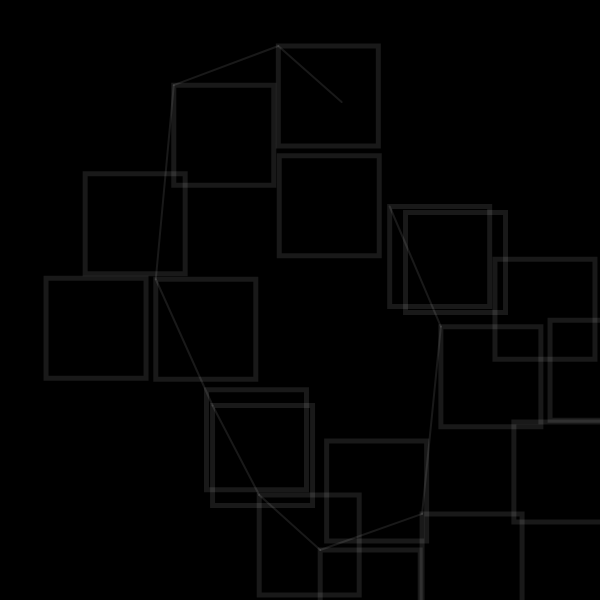
Frame 1 (no input)
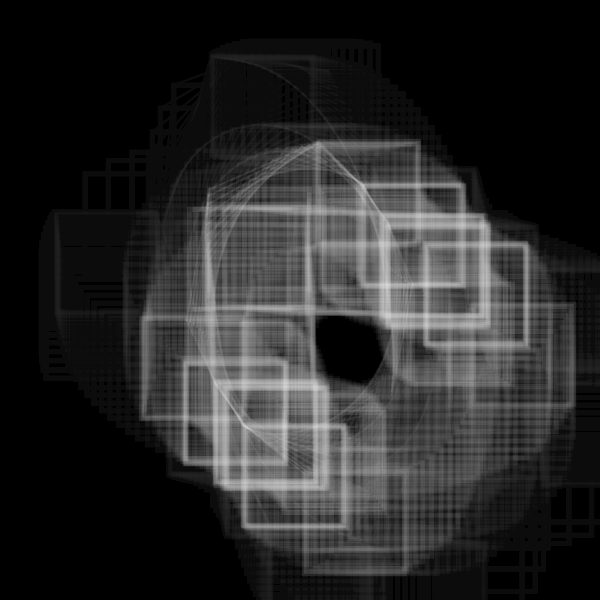
Frame 60 (no input)
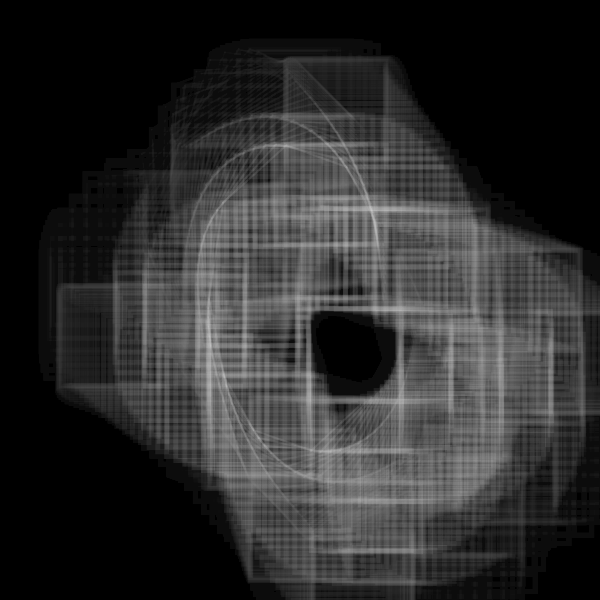
Frame 120 (the mouse pressed at the canvas centre since frame 60)

The p5.js sketch that drew these frames (run headless with seeded random() and noise() and a simulated clock; from frame 60 on, the mouse is pressed at the canvas centre):

// p5.js sketch
// ── sketch.js
let _aryLine = [];

let _minWidth;

function setObject() {
  _minWidth = min(width, height) * 0.8;
  strokeWeight(_minWidth/40);
  stroke(255);
  noFill();
  let numLine = 1;
  for (let i = 0; i < numLine; i++) {
    _aryLine[i] = new BendLine();
  }
}

function setup() {
  w = 600;
  var canvas;
    if(windowWidth>=600 && windowHeight >=600){
      canvas = createCanvas(600, 600);
    }
    else{
      canvas = createCanvas(windowWidth, windowHeight - 100);
    }

  var x = (windowWidth - width) / 2;
  var y = (windowHeight - height) / 2;

  canvas.position(x, y);
  background(0);
  setObject();
}



class BendLine {
  constructor() {
    this.r = _minWidth / 3;
    this.numPoints = 10;
    this.aryXy = [];
    for (let i = 0; i < this.numPoints; i++) {
      let ang = 2*PI / this.numPoints * i;
      this.aryXy[i] = createVector(this.r/2 * cos(ang), this.r * sin(ang));
    }
    
    this.numBend = 20;
    this.aryRParameter = [];
    for (let i = 0; i < this.numBend; i++) {
      this.aryRParameter[i] = [this.r / 10 * 1**i, random(8*PI), 2*PI / random(50, 200)];//[max, init, speed]
    }
    this.aryinitAngParameter = [];
    for (let i = 0; i < this.numBend; i++) {
      this.aryinitAngParameter[i] = [PI, random(10*PI), 2*PI / random(100, 500)];//[max, init, speed]
    }
    this.aryAngStep = [];
    for (let i = 0; i < this.numBend; i++) {
      this.aryAngStep[i] = PI / this.numPoints * int(random(2, 4 + i));
    }
    this.numCycle = 2;
  }
  update() {
    this.updateR();
    this.updateInitAng();
    this.newAryXy = this.aryXy;
    for (let i = 0; i < this.numBend; i++) {
      this.newAryXy = bend(this.newAryXy, this.aryR[i], this.aryinitAng[i], this.aryAngStep[i], this.numCycle);
    }
  }
  updateR() {
    this.aryR = [];
    for (let i = 0; i < this.aryRParameter.length; i++) {
      this.aryR[i] = this.aryRParameter[i][0] * (sin(this.aryRParameter[i][1] + this.aryRParameter[i][2] * frameCount));
    }
  }
  updateInitAng() {
    this.aryinitAng = [];
    for (let i = 0; i < this.aryinitAngParameter.length; i++) {
      this.aryinitAng[i] = this.aryinitAngParameter[i][1] + this.aryinitAngParameter[i][0] * (cos(this.aryinitAngParameter[i][2] * frameCount));
    }
  }
  draw() {
    beginShape();
    for (let i = 0; i < this.newAryXy.length-1; i++) {
      noFill();
  strokeWeight(5)
      rect(this.newAryXy[i].x, this.newAryXy[i].y, 100, 100);
      rect(this.newAryXy[i].y, this.newAryXy[i].x, 100, 100);

        strokeWeight(2)

      line(this.newAryXy[i].x, this.newAryXy[i].y, this.newAryXy[i+1].x, this.newAryXy[i+1].y);
    }
    endShape(CLOSE);
  }
}

function bend(aryXy, r, initAng, angStep, numCycle) {
  let aryXy2 = aryXy;
  for (let j = 0; j < numCycle; j++) {
    let aryXyNew = [];
    for (let i = 0; i < aryXy2.length; i++) {
      let xy_1_2 = p5.Vector.sub(aryXy2[(i+1)%aryXy2.length], aryXy2[i]);
      let ang = initAng + angStep * i;
      xy_1_2.rotate(-PI).setMag(r * atan(ang));
      let xy = p5.Vector.add(aryXy2[i], xy_1_2);
      aryXyNew.push(xy);
    }
    aryXy2 = aryXyNew;
  }

  return aryXy2;
}

function draw() {
  background(0, 10);
  fill(50)
  stroke(255, 25)
  translate(width/2, height/2);
  for (let i = 0; i < _aryLine.length; i++) {
    _aryLine[i].update();
    _aryLine[i].draw();
  }
}
